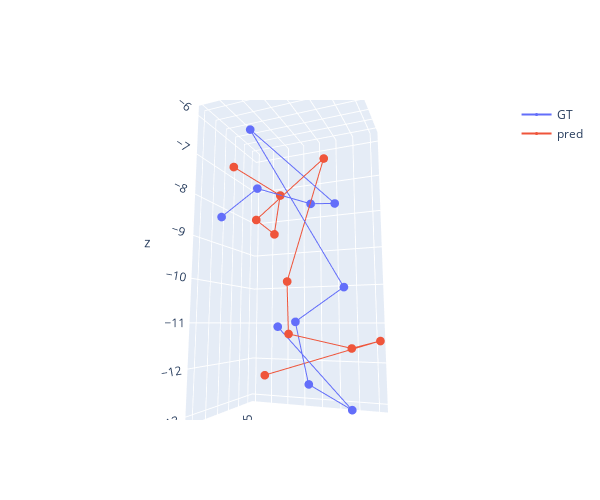

Notebook code cell kept with this figure:
### Code cell
gt_bb_3d = plotting.create_scatter(aligned_pred_o, mode='markers+lines', marker_size=3, opacity=1.0, name='GT')
pred_bb_3d = plotting.create_scatter(gt_o, mode='markers+lines', marker_size=3, opacity=1.0, name='pred')

plotting.plot_traces([gt_bb_3d, pred_bb_3d])

### Figure 1 — Plotly figure (JSON) as saved in the notebook; plotly's stock layout.template omitted (floating-point values rounded to 4 significant figures)
{"data": [{"marker": {"size": 3}, "mode": "markers+lines", "name": "GT", "opacity": 1, "type": "scatter3d", "x": [-1.066, -1.577, -2.936, -3.839, -1.689, -3.911, -2.775, -3.268, -4.07, -1.766], "y": [9.36, 8.426, 7.891, 8.665, 9.089, 8.237, 8.601, 9.022, 8.32, 7.437], "z": [-8.349, -7.352, -7.795, -8.121, -5.96, -10.13, -10.97, -12.36, -12.98, -11.1]}, {"marker": {"size": 3}, "mode": "markers+lines", "name": "pred", "opacity": 1, "type": "scatter3d", "x": [-1.006, -2.138, -2.347, -2.481, -3.409, -2.384, -2.667, -4.126, -4.591, -1.748], "y": [8.748, 8.136, 8.933, 10.15, 8.147, 8.207, 8.77, 8.458, 7.323, 8.177], "z": [-6.761, -7.532, -8.819, -8.773, -6.672, -9.929, -11.26, -11.58, -11.45, -12.33]}], "layout": {"height": 500, "scene": {"aspectmode": "auto", "aspectratio": {"x": 0.8651, "y": 0.6829, "z": 1.693}, "camera": {"center": {"x": 0, "y": 0, "z": 0}, "eye": {"x": -0.8112, "y": 1.976, "z": -0.3524}, "projection": {"type": "perspective"}, "up": {"x": 0, "y": 0, "z": 1}}}, "width": 600}}
